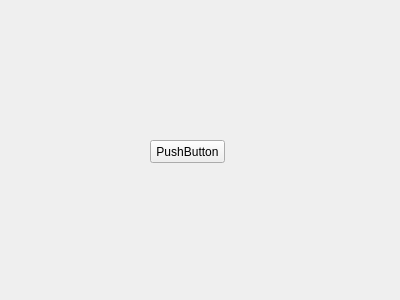
<?xml version="1.0" encoding="UTF-8"?>
<ui version="4.0">
 <class>MainWindow</class>
 <widget class="QMainWindow" name="MainWindow">
  <property name="geometry">
   <rect>
    <x>0</x>
    <y>0</y>
    <width>400</width>
    <height>300</height>
   </rect>
  </property>
  <property name="windowTitle">
   <string>MainWindow</string>
  </property>
  <widget class="QWidget" name="centralWidget">
   <widget class="QPushButton" name="pushButton">
    <property name="geometry">
     <rect>
      <x>150</x>
      <y>140</y>
      <width>75</width>
      <height>23</height>
     </rect>
    </property>
    <property name="text">
     <string>PushButton</string>
    </property>
   </widget>
  </widget>
 </widget>
 <layoutdefault spacing="6" margin="11"/>
 <resources/>
 <connections/>
</ui>
